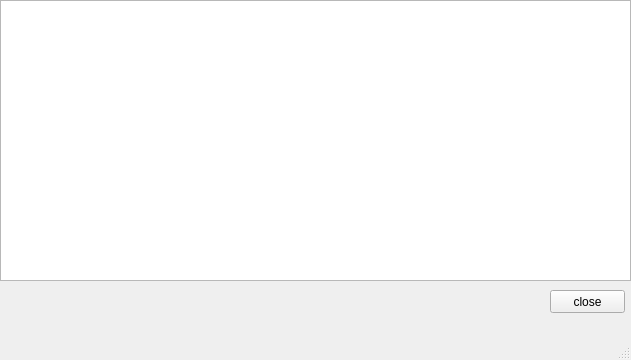
<?xml version="1.0" encoding="UTF-8"?>
<ui version="4.0">
 <class>MainWindow</class>
 <widget class="QMainWindow" name="MainWindow">
  <property name="geometry">
   <rect>
    <x>0</x>
    <y>0</y>
    <width>631</width>
    <height>360</height>
   </rect>
  </property>
  <property name="windowTitle">
   <string>MainWindow</string>
  </property>
  <widget class="QWidget" name="centralwidget">
   <widget class="QTextEdit" name="textEdit">
    <property name="geometry">
     <rect>
      <x>0</x>
      <y>0</y>
      <width>631</width>
      <height>281</height>
     </rect>
    </property>
   </widget>
   <widget class="QPushButton" name="pushButton">
    <property name="geometry">
     <rect>
      <x>550</x>
      <y>290</y>
      <width>75</width>
      <height>23</height>
     </rect>
    </property>
    <property name="text">
     <string>close</string>
    </property>
   </widget>
  </widget>
  <widget class="QMenuBar" name="menubar">
   <property name="geometry">
    <rect>
     <x>0</x>
     <y>0</y>
     <width>631</width>
     <height>21</height>
    </rect>
   </property>
  </widget>
  <widget class="QStatusBar" name="statusbar"/>
 </widget>
 <resources/>
 <connections/>
</ui>
